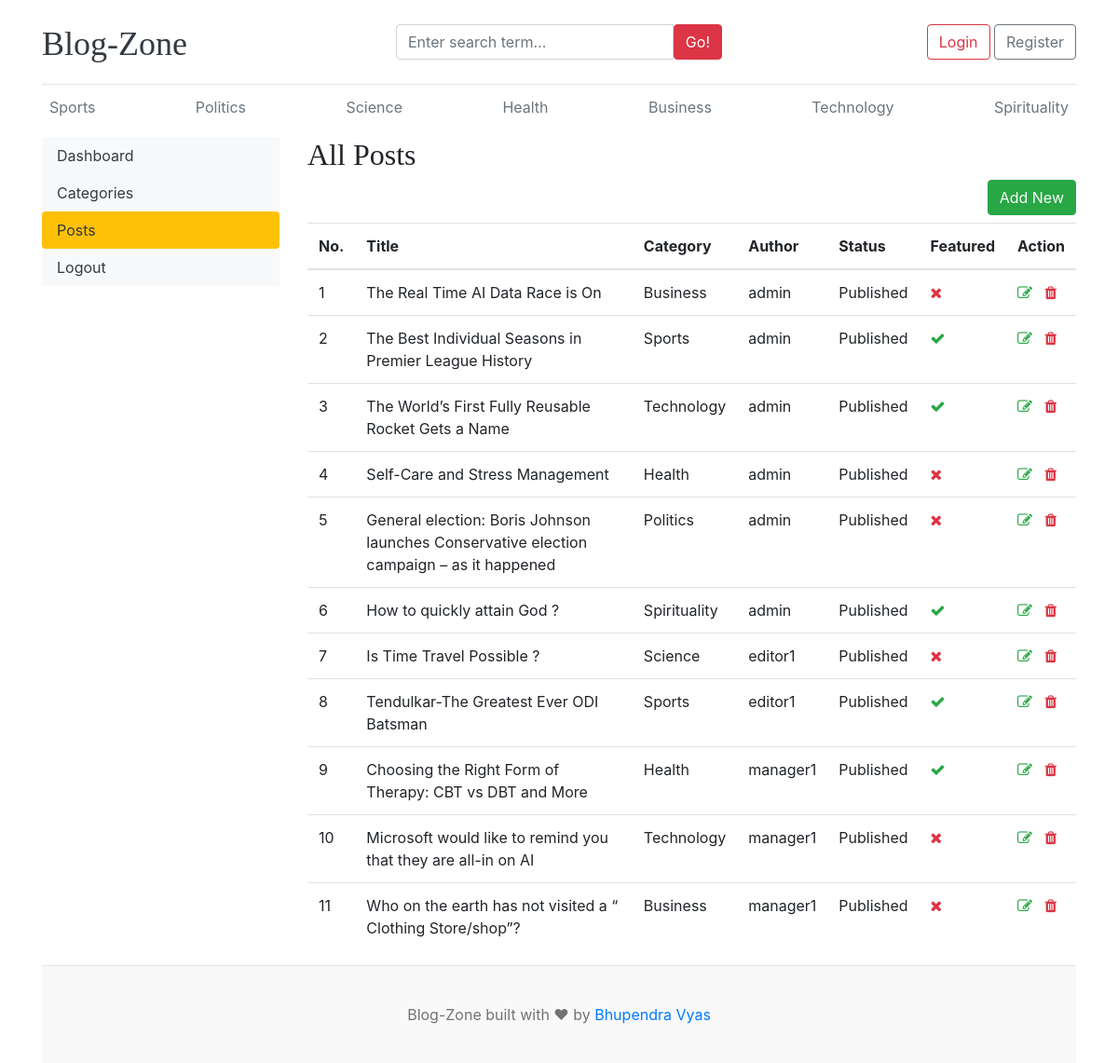
The app's page /dashboard/posts/ with its own data.
### blogs/models.py (models this page shows, shortened)
class Category(models.Model):
	category_name = models.CharField(max_length=50, unique=True)
	created_at = models.DateTimeField(auto_now_add=True)
	updated_at = models.DateTimeField(auto_now=True)
	class Meta:
		verbose_name_plural = 'categories'
	def __str__(self):
		return self.category_name

class Blog(models.Model):
	title = models.CharField(max_length=100)
	slug = models.SlugField(max_length=150, unique=True, blank=True)
	category = models.ForeignKey(Category, on_delete=models.CASCADE)
	author = models.ForeignKey(User, on_delete=models.CASCADE)
	featured_image = models.ImageField(upload_to='uploads/%Y/%m/%d')
	short_description = models.TextField(max_length=500)
	blog_body = models.TextField(max_length=2000)
	status = models.CharField(max_length=20, choices=STATUS_CHOICES, default='Draft')
	is_featured = models.BooleanField(default=False)
	created_at = models.DateTimeField(auto_now_add=True)
	updated_at = models.DateTimeField(auto_now=True)

### dashboard/views.py (the view)
# urls.py: path('posts/', views.posts, name='posts'),
def posts(request):
    posts = Blog.objects.all()
    context = {
        'posts': posts,
    }
    return render(request, 'dashboard/posts.html', context)

### blogs/context_processors.py (called while the page is built)
def get_categories(request):
    categories = Category.objects.all()
    return dict(categories=categories)

def get_social_links(request):
    social_links = SocialLink.objects.all()
    return dict(social_links=social_links)

### templates/dashboard/posts.html (shortened to what this page needs)
{% extends "base.html" %}
{% block content %}
<div class="row">
    {% include "dashboard/sidebar.html" %}
    <div class="col-md-9">
        <h2>All Posts</h2>
        <a href="{% url 'add_post' %}" class="btn btn-success text-light float-right mb-2">Add New</a>
        <table class="table table-hover">
            <thead>
              <tr>
                <th>No.</th>
                <th>Title</th>
                <th>Category</th>
                <th>Author</th>
                <th>Status</th>
                <th>Featured</th>
                <th>Action</th>
              </tr>
            </thead>
            <tbody>
            {% for post in posts %}
              <tr>
                <td>{{ forloop.counter }}</th>
                <td>{{ post.title }}</td>
                <td>{{ post.category }}</td>
                <td>{{ post.author }}</td>
                <td>{{ post.status }}</td>
                <td>{% if post.is_featured %}<i class="fa fa-check text-success"></i>{% else %}<i class="fa fa-times text-danger"></i>{% endif %}</td>
                <td>
                  <a href="{% url 'edit_post' post.id %}"><i class="fa fa-edit text-success"></i></a>
                  <a href="{% url 'delete_post' post.id %}"><i class="fa fa-trash text-danger"></i></a>
                </td>
              </tr>
            {% endfor %}
            </tbody>
          </table>
    </div>
</div>
{% endblock content %}

### templates/base.html (shortened to what this page needs)
{% load static %}
<!DOCTYPE html>
<html lang="en">
<head>
    <link href="https://getbootstrap.com/docs/4.0/dist/css/bootstrap.min.css" rel="stylesheet">
    <link href='{% static "css/blog.css" %}' rel="stylesheet">
    <link rel="stylesheet" href="https://cdnjs.cloudflare.com/ajax/libs/font-awesome/4.7.0/css/font-awesome.min.css">
  </head>
<body>
    <div class="container">
      <header class="blog-header py-3">
        <div class="row flex-nowrap justify-content-between align-items-center">
          <div class="col-4 pt-1">
            <a class="blog-header-logo text-dark" href="{% url 'home' %}">Blog-Zone</a>
          </div>
          <div class="col-4">
            <form action="{% url 'search' %}" method="GET">
              <div class="input-group">
                <input class="form-control" type="text" value="{{keyword}}" name="keyword" placeholder="Enter search term..." aria-label="Enter search term..." aria-describedby="button-search" />
                <button type="submit" class="btn btn-danger" id="button-search" type="button">Go!</button>
              </div>
            </form>
          </div>
          <div class="col-4 d-flex justify-content-end align-items-center">
            {% if not user.is_authenticated %}
            <a class="btn btn-md btn-outline-danger" href="{% url 'login' %}">Login</a> &nbsp;
            <a class="btn btn-md btn-outline-secondary" href="{% url 'register' %}">Register</a>
            {% else %}
            <span><a href="{% url 'dashboard' %}" class="btn btn-danger">Dashboard</a></span>
            &emsp;
            <span><a href="{% url 'logout' %}" class="btn btn-danger">Logout</a></span>
            {% endif %}
          </div>
        </div>
      </header>
      <div class="nav-scroller py-1 mb-2">
        <nav class="nav d-flex justify-content-between">
          {% for cat in categories  %}
            <a class="p-2 text-muted" href="{% url 'posts_by_category' cat.id %}">{{ cat.category_name }}</a>
          {% endfor %}
        </nav>
    </div>
{% block content %}{% endblock content %}
<footer class="blog-footer">
    <p>Blog-Zone built with ❤ by <a href="#">Bhupendra Vyas</a></p>
</footer>
</body>
</html>

### blog_main/static/css/blog.css (style rules this page uses)
.blog-header { border-bottom: 1px solid #e5e5e5; }
.blog-header-logo { font-family: "Playfair Display", Georgia, "Times New Roman", serif; font-size: 2.25rem; }
h1, h2, h3, h4, h5, h6 { font-family: "Playfair Display", Georgia, "Times New Roman", serif; }
.blog-footer { padding: 2.5rem 0; color: #727272; text-align: center; background-color: #f9f9f9; border-top: .05rem solid #e5e5e5; }
.blog-footer p:last-child { margin-bottom: 0; }

### records on screen
Category: category_name "Sports"
Category: category_name "Politics"
Category: category_name "Science"
Category: category_name "Health"
Category: category_name "Business"
Category: category_name "Technology"
Category: category_name "Spirituality"
Blog: title "The Real Time AI Data Race is On", category "Business", author "admin", status "Published", is_featured False (drawn)
Blog: title "The Best Individual Seasons in Premier League History", category "Sports", author "admin", status "Published", is_featured True (drawn)
Blog: title "The World’s First Fully Reusable Rocket Gets a Name", category "Technology", author "admin", status "Published", is_featured True (drawn)
Blog: title "Self-Care and Stress Management", category "Health", author "admin", status "Published", is_featured False (drawn)
Blog: title "General election: Boris Johnson launches Conservative election campaign – as it happened", category "Politics", author "admin", status "Published", is_featured False (drawn)
Blog: title "How to quickly attain God ?", category "Spirituality", author "admin", status "Published", is_featured True (drawn)
Blog: title "Is Time Travel Possible ?", category "Science", author "editor1", status "Published", is_featured False (drawn)
Blog: title "Tendulkar-The Greatest Ever ODI Batsman", category "Sports", author "editor1", status "Published", is_featured True (drawn)
Blog: title "Choosing the Right Form of Therapy: CBT vs DBT and More", category "Health", author "manager1", status "Published", is_featured True (drawn)
Blog: title "Microsoft would like to remind you that they are all-in on AI", category "Technology", author "manager1", status "Published", is_featured False (drawn)
Blog: title "Who on the earth has not visited a “ Clothing Store/shop”?", category "Business", author "manager1", status "Published", is_featured False (drawn)
